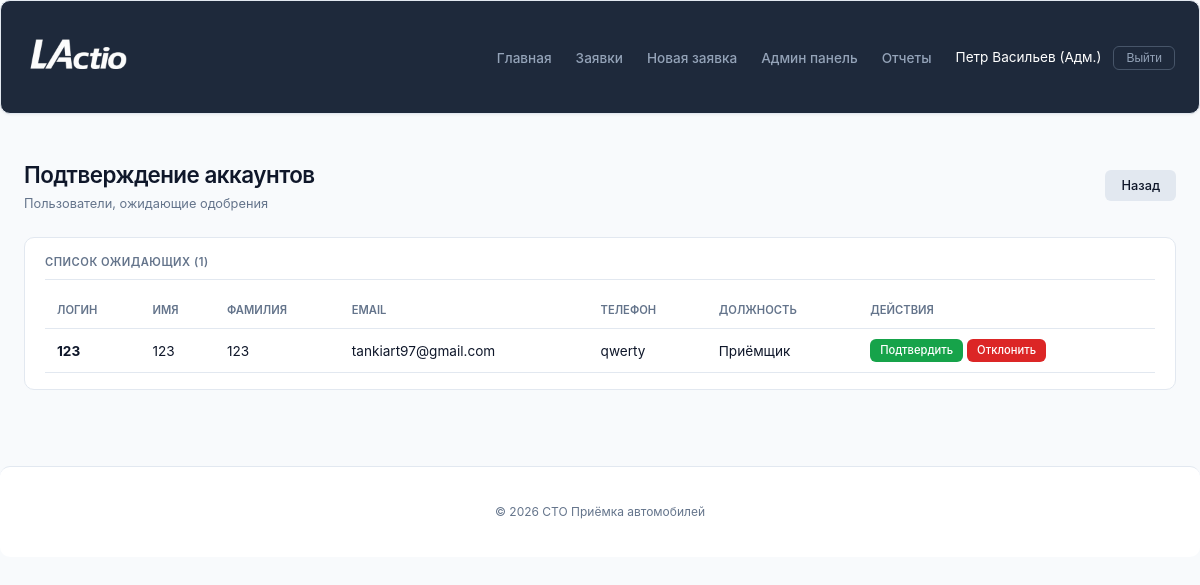
The page /pending-users/ (signed in) on the database its author committed.
### service_reception/models.py (models this page shows, shortened)
class User(AbstractUser):
    POSITION_CHOICES = [
        ('admin', 'Администратор'),
        ('receptionist', 'Приёмщик'),
        ('master', 'Мастер'),
    ]
    phone = models.CharField(max_length=20, blank=True, verbose_name='Телефон')
    position = models.CharField(max_length=50, choices=POSITION_CHOICES, default='receptionist', verbose_name='Должность')
    avatar = models.ImageField(upload_to='avatars/', blank=True, null=True, verbose_name='Фото')
    is_approved = models.BooleanField(default=False, verbose_name='Подтверждён администратором')
    class Meta:
        verbose_name = 'Пользователь'
        verbose_name_plural = 'Пользователи'

### service_reception/views.py (the view)
# urls.py: path('pending-users/', views.pending_users, name='pending_users'),
@login_required
@user_passes_test(is_admin)
def pending_users(request):
    pending = User.objects.filter(is_approved=False, is_staff=False)
    return render(request, 'reception/pending_users.html', {'pending_users': pending})

### service_reception/views.py (called while the page is built)
def is_admin(user):
    return user.is_staff or user.position == 'admin'

### service_reception/templates/reception/pending_users.html (shortened to what this page needs)
{% extends 'reception/base.html' %}
{% block content %}
<div class="page_header">
    <div>
        <div class="title">Подтверждение аккаунтов</div>
        <div class="subtitle">Пользователи, ожидающие одобрения</div>
    </div>
    <div class="actions">
        <a href="{% url 'service_reception:admin_dashboard' %}" class="btn btn_secondary">Назад</a>
    </div>
</div>
<div class="card">
    <div class="card_header">Список ожидающих ({{ pending_users.count }})</div>
    {% if pending_users %}
    <div class="table_wrapper">
        <table class="data_table">
            <thead>
                <tr>
                    <th class="data_table_header">Логин</th>
                    <th class="data_table_header">Имя</th>
                    <th class="data_table_header">Фамилия</th>
                    <th class="data_table_header">Email</th>
                    <th class="data_table_header">Телефон</th>
                    <th class="data_table_header">Должность</th>
                    <th class="data_table_header">Действия</th>
                </tr>
            </thead>
            <tbody>
                {% for user in pending_users %}
                <tr>
                    <td class="data_table_cell"><strong>{{ user.username }}</strong></td>
                    <td class="data_table_cell">{{ user.first_name|default:"-" }}</td>
                    <td class="data_table_cell">{{ user.last_name|default:"-" }}</td>
                    <td class="data_table_cell">{{ user.email|default:"-" }}</td>
                    <td class="data_table_cell">{{ user.phone|default:"-" }}</td>
                    <td class="data_table_cell">{{ user.get_position_display }}</td>
                    <td class="data_table_cell">
                        <div style="display: flex; gap: 4px; flex-wrap: wrap;">
                            <a href="{% url 'service_reception:approve_user' user.id %}" class="btn btn_success btn_small">Подтвердить</a>
                            <a href="{% url 'service_reception:reject_user' user.id %}" class="btn btn_danger btn_small">Отклонить</a>
                        </div>
                    </td>
                </tr>
                {% endfor %}
            </tbody>
        </table>
    </div>
    {% else %}
    <div class="empty_state">Нет пользователей, ожидающих подтверждения</div>
    {% endif %}
</div>
{% endblock %}

### service_reception/templates/reception/base.html (shortened to what this page needs)
{% load static %}
<!DOCTYPE html>
<html lang="ru">
<head>
    <link rel="stylesheet" href="{% static 'css/style.css' %}">
</head>
<body>
    <nav class="navbar_custom">
        <div class="main_container">
            <div class="nav_inner">
                <a class="navbar_brand" href="{% url 'service_reception:home' %}">
                    <img src="{% static 'images/logoo.png' %}" alt="СТО Приёмка" class="logo_img" style="height: 48px !important; width: auto !important;">
                </a>
                <ul class="navbar_menu">
                    <li><a class="navbar_link {% if request.path == '/' %}active{% endif %}" href="{% url 'service_reception:home' %}">Главная</a></li>
                    <li><a class="navbar_link {% if request.path == '/requests/' %}active{% endif %}" href="{% url 'service_reception:request_list' %}">Заявки</a></li>
                    <li><a class="navbar_link {% if request.path == '/requests/create/' %}active{% endif %}" href="{% url 'service_reception:request_create' %}">Новая заявка</a></li>
                    {% if user.is_authenticated %}
                        {% if user.is_staff %}
                            <li><a class="navbar_link {% if '/admin-panel/' in request.path %}active{% endif %}" href="{% url 'service_reception:admin_dashboard' %}">Админ панель</a></li>
                        {% endif %}
                        {% if user.is_staff %}
                            <li><a class="navbar_link {% if '/reports/receptionists/' in request.path %}active{% endif %}" href="{% url 'service_reception:reports_receptionists' %}">Отчеты</a></li>
                        {% endif %}
                        <li class="nav_user">
                            <span class="nav_username">{{ user.get_full_name|default:user.username }}</span>
                            <form method="post" action="{% url 'service_reception:logout' %}" class="nav_logout_form">
                                <button type="submit" class="btn_logout">Выйти</button>
                            </form>
                        </li>
                    {% else %}
                        <li><a class="btn btn_login" href="{% url 'service_reception:login' %}">Вход</a></li>
                        <li><a class="btn btn_register" href="{% url 'service_reception:register' %}">Регистрация</a></li>
                    {% endif %}
                </ul>
            </div>
        </div>
    </nav>
    <main class="main_container">
        {% block content %}{% endblock %}
    </main>
    <footer class="footer_custom">
        <div class="main_container">
            <p>© {% now "Y" %} СТО Приёмка автомобилей</p>
        </div>
    </footer>
</body>
</html>

### rows shown on the page
User: get_full_name "Петр Васильев (Адм.)"
User: username "123", first_name "123", last_name "123", email "tankiart97@gmail.com", phone "qwerty", position "Приёмщик"

### other values the page prints
{{ pending_users.count }} "1"
